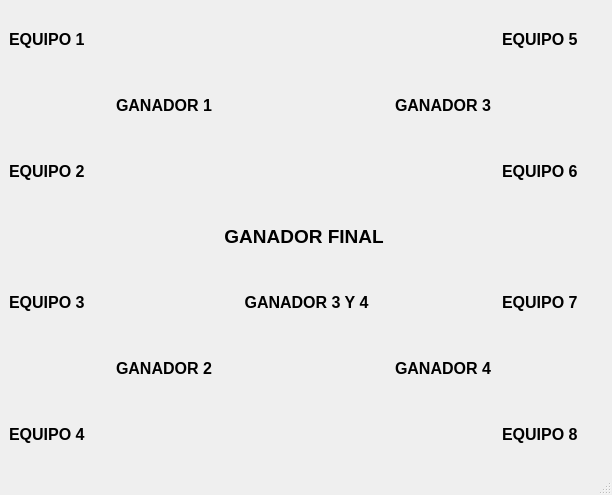
<?xml version="1.0" encoding="UTF-8"?>
<ui version="4.0">
 <class>MainWindow</class>
 <widget class="QMainWindow" name="MainWindow">
  <property name="geometry">
   <rect>
    <x>0</x>
    <y>0</y>
    <width>612</width>
    <height>495</height>
   </rect>
  </property>
  <property name="windowTitle">
   <string>Ventana 5</string>
  </property>
  <widget class="QWidget" name="centralwidget">
   <layout class="QGridLayout" name="gridLayout">
    <item row="0" column="0">
     <widget class="QLabel" name="label">
      <property name="font">
       <font>
        <pointsize>12</pointsize>
        <weight>75</weight>
        <bold>true</bold>
       </font>
      </property>
      <property name="text">
       <string>EQUIPO 1</string>
      </property>
     </widget>
    </item>
    <item row="0" column="4">
     <widget class="QLabel" name="label_5">
      <property name="font">
       <font>
        <pointsize>12</pointsize>
        <weight>75</weight>
        <bold>true</bold>
       </font>
      </property>
      <property name="text">
       <string>EQUIPO 5 </string>
      </property>
     </widget>
    </item>
    <item row="1" column="1">
     <widget class="QLabel" name="label_10">
      <property name="font">
       <font>
        <pointsize>12</pointsize>
        <weight>75</weight>
        <bold>true</bold>
       </font>
      </property>
      <property name="text">
       <string>GANADOR 1 </string>
      </property>
     </widget>
    </item>
    <item row="1" column="3">
     <widget class="QLabel" name="label_11">
      <property name="font">
       <font>
        <pointsize>12</pointsize>
        <weight>75</weight>
        <bold>true</bold>
       </font>
      </property>
      <property name="text">
       <string>GANADOR 3</string>
      </property>
     </widget>
    </item>
    <item row="2" column="0">
     <widget class="QLabel" name="label_2">
      <property name="font">
       <font>
        <pointsize>12</pointsize>
        <weight>75</weight>
        <bold>true</bold>
       </font>
      </property>
      <property name="text">
       <string>EQUIPO 2 </string>
      </property>
     </widget>
    </item>
    <item row="2" column="4">
     <widget class="QLabel" name="label_6">
      <property name="font">
       <font>
        <pointsize>12</pointsize>
        <weight>75</weight>
        <bold>true</bold>
       </font>
      </property>
      <property name="text">
       <string>EQUIPO 6</string>
      </property>
     </widget>
    </item>
    <item row="4" column="0">
     <widget class="QLabel" name="label_3">
      <property name="font">
       <font>
        <pointsize>12</pointsize>
        <weight>75</weight>
        <bold>true</bold>
       </font>
      </property>
      <property name="text">
       <string>EQUIPO 3 </string>
      </property>
     </widget>
    </item>
    <item row="4" column="4">
     <widget class="QLabel" name="label_7">
      <property name="font">
       <font>
        <pointsize>12</pointsize>
        <weight>75</weight>
        <bold>true</bold>
       </font>
      </property>
      <property name="text">
       <string>EQUIPO 7</string>
      </property>
     </widget>
    </item>
    <item row="5" column="1">
     <widget class="QLabel" name="label_9">
      <property name="font">
       <font>
        <pointsize>12</pointsize>
        <weight>75</weight>
        <bold>true</bold>
       </font>
      </property>
      <property name="text">
       <string>GANADOR 2</string>
      </property>
     </widget>
    </item>
    <item row="5" column="3">
     <widget class="QLabel" name="label_12">
      <property name="font">
       <font>
        <pointsize>12</pointsize>
        <weight>75</weight>
        <bold>true</bold>
       </font>
      </property>
      <property name="text">
       <string>GANADOR 4</string>
      </property>
     </widget>
    </item>
    <item row="6" column="0">
     <widget class="QLabel" name="label_4">
      <property name="font">
       <font>
        <pointsize>12</pointsize>
        <weight>75</weight>
        <bold>true</bold>
       </font>
      </property>
      <property name="text">
       <string>EQUIPO 4</string>
      </property>
     </widget>
    </item>
    <item row="6" column="4">
     <widget class="QLabel" name="label_8">
      <property name="font">
       <font>
        <pointsize>12</pointsize>
        <weight>75</weight>
        <bold>true</bold>
       </font>
      </property>
      <property name="text">
       <string>EQUIPO 8 </string>
      </property>
     </widget>
    </item>
    <item row="4" column="2">
     <widget class="QLabel" name="label_14">
      <property name="font">
       <font>
        <pointsize>12</pointsize>
        <weight>75</weight>
        <bold>true</bold>
       </font>
      </property>
      <property name="text">
       <string>GANADOR 3 Y 4</string>
      </property>
      <property name="alignment">
       <set>Qt::AlignCenter</set>
      </property>
     </widget>
    </item>
    <item row="3" column="2">
     <widget class="QLabel" name="label_13">
      <property name="font">
       <font>
        <pointsize>14</pointsize>
        <weight>75</weight>
        <bold>true</bold>
       </font>
      </property>
      <property name="text">
       <string>GANADOR FINAL </string>
      </property>
      <property name="alignment">
       <set>Qt::AlignCenter</set>
      </property>
     </widget>
    </item>
   </layout>
  </widget>
  <widget class="QMenuBar" name="menubar">
   <property name="geometry">
    <rect>
     <x>0</x>
     <y>0</y>
     <width>612</width>
     <height>21</height>
    </rect>
   </property>
  </widget>
  <widget class="QStatusBar" name="statusbar"/>
 </widget>
 <resources/>
 <connections/>
</ui>
